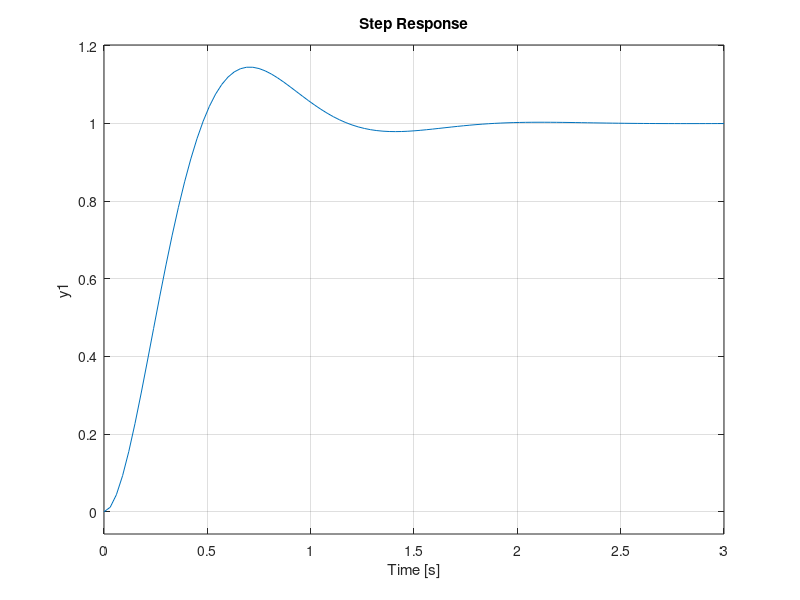

Write MATLAB code to recreate this figure.
pc_zc = 1.05;
delta_sigma_c = pc_zc-1;
sigma = 0.10 - delta_sigma_c;
tita = -log(sigma)/sqrt(log(sigma)^2+pi^2);
ts = 1.5;
wn = 4/tita/ts;
w = wn*sqrt(1-tita^2);
cv = 5; %impus
pc = delta_sigma_c/(2*tita/wn-1/cv);
zc = pc/(1+delta_sigma_c);
t = 0:0.01:50;
Ho = tf(wn^2,[1,2*tita*wn,wn^2])*tf([1,zc],[1,pc])*pc/zc;
y = lsim(Ho,t,t);
cv_real = 1/(t(end)-y(end));
Hf =  tf(2.5,[1,3.2,0]); 
Hr = 1/Hf * Ho/(1-Ho);
zpk(Hr)
Hr_simplificat = tf(6.3993*[0.3125,1],[0.1825,1]);
Ho_simplificat = feedback(Hr_simplificat*Hf,1);
%figure, step(Ho);
figure, step(Ho_simplificat);
y_simplificat = lsim(Ho_simplificat,t,t);
cv_real_simplificat = 1/(t(end)-y_simplificat(end))